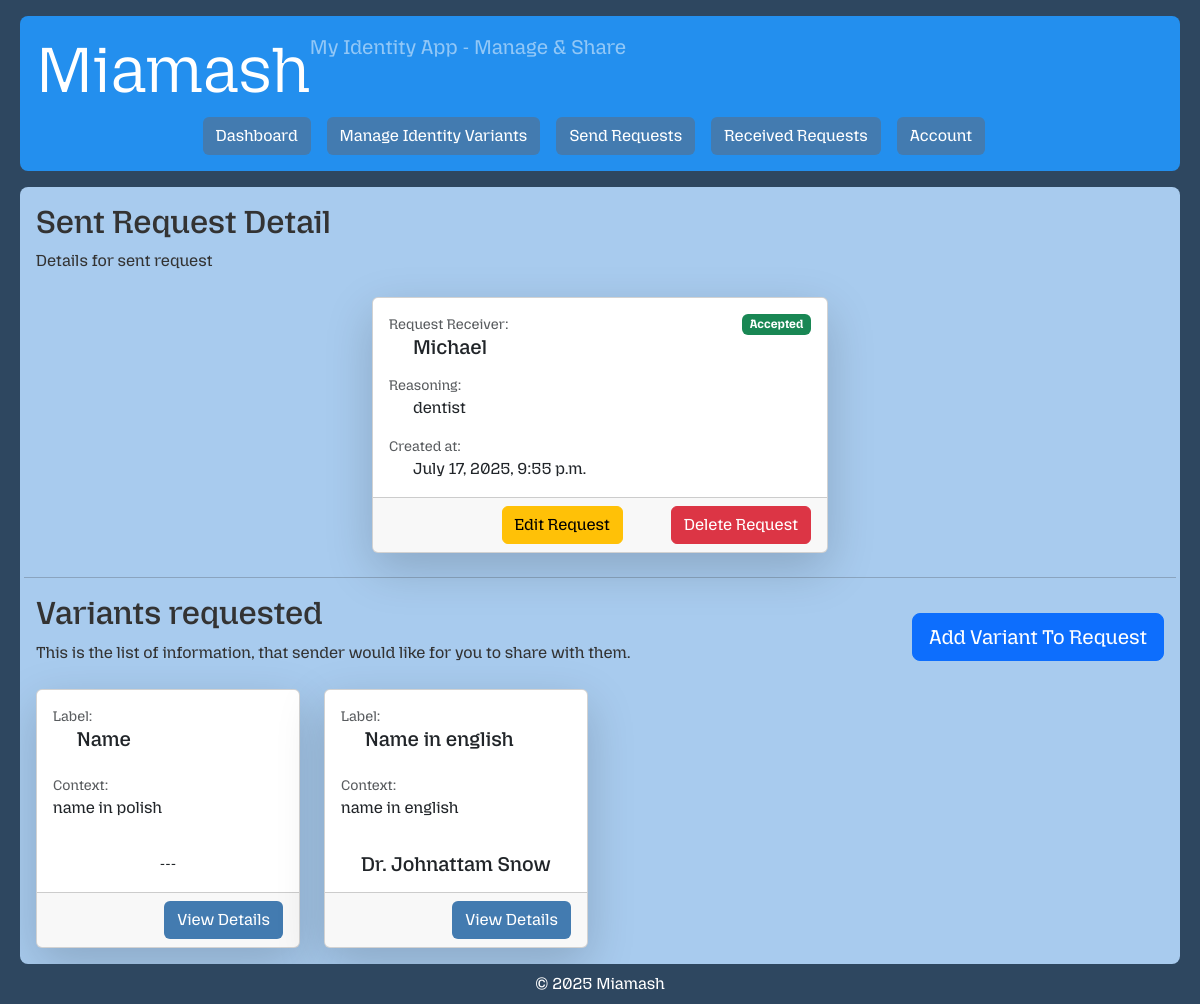
Page /request/send/4/ (signed in) on the committed database.
### core/models.py (models this page shows, shortened)
class Request(models.Model):
    sender = models.ForeignKey(User, on_delete=models.CASCADE, related_name='requests_sent')
    receiver = models.ForeignKey(User, on_delete=models.CASCADE, related_name='requests_received')
    request_reasoning = models.TextField(blank=True)
    created_at = models.DateTimeField(auto_now_add=True)
    class Status(models.TextChoices):
        PENDING = 'pending', 'Pending'
        ACCEPTED = 'accepted', 'Accepted'
        DENIED = 'denied', 'Denied'
    status = models.CharField(max_length=10, choices=Status.choices, default=Status.PENDING)

class RequestIdentityVariant(models.Model):
    request = models.ForeignKey(Request, on_delete=models.CASCADE, related_name='request_identity_variants')
    label = models.CharField(max_length=50)
    context = models.TextField(blank=True)
    profile_link = models.ForeignKey(ProfileIdentityVariant,null=True, blank=True, on_delete=models.SET_NULL)

class ProfileIdentityVariant(models.Model):
    user = models.ForeignKey(User, on_delete=models.CASCADE, related_name='identity_variants')
    label = models.CharField(max_length=50)
    context = models.TextField(blank=True)
    variant = models.CharField(max_length=100)

### web/views.py (the view)
# urls.py: path('request/send/<int:pk>/', RequestSendDetailView.as_view(), name='request-send-detail'),
class RequestSendDetailView(RequestSenderPermissionMixin, DetailView):
    template_name = 'private/request_send_detail.html'
    context_object_name = 'send_request'
    def get_context_data(self, **kwargs):
        context = super().get_context_data(**kwargs)
        requestObject = self.get_object() # Request as model, not django request object
        context['request_identity_variants'] = requestObject.request_identity_variants.all() # type: ignore
        return context

### web/permissions.py (called while the page is built)
    def get_queryset(self):
        return self.model.objects.filter(sender=self.request.user)

### web/templates/private/request_send_detail.html (shortened to what this page needs)
{% extends "private/base.html" %}
{% block content %}
<div class="row align-items-center mb-2">
    <div class="col">
        <h2>Sent Request Detail</h2>
        <p>Details for sent request</p>
    </div>
</div>
<div class="row justify-content-center">
    <div class="col-md-8 col-lg-6 col-xl-5">
        <div class="card shadow-lg m">
            <div class="card-body">
                <div class="d-flex justify-content-between">
                    <div>
                        <p class="text-muted mb-0 small">Request Receiver:</p>
                    </div>
                    {% if send_request.status == "accepted" %}
                    <span class="badge bg-success">Accepted</span>
                    {% endif %}
                </div>
                <h5 class="card-text ps-4">{{ send_request.sender }}</h5>
                <p class="text-muted mb-0 mt-3 small">Reasoning:</p>
                <p class="card-text ps-4">{{ send_request.request_reasoning }}</p>
                <p class="text-muted mb-0 small">Created at:</p>
                <p class="card-text ps-4">{{ send_request.created_at }}</p>
            </div>
            <div class="card-footer d-flex gap-4 justify-content-end">
                <span>
                    <a class="btn btn-warning me-4" href="{% url 'request-send-update' send_request.id %}">Edit Request</a>
                </span>
                <span>
                    <form method="POST" action="{% url 'request-send-delete' send_request.id %}">
                        <button class="btn btn-danger" type="submit" onclick="return confirm('Are you sure you want to delete this request?');">
                            Delete Request
                        </button>
                    </form>
                </span>
            </div>
        </div>
    </div>
</div>
<div class="row align-items-center mb-2 mt-4">
    <hr>
    <div class="col">
        <h2>Variants requested</h2>
        <p>This is the list of information, that sender would like for you to share with them.</p>
    </div>
    <div class="col-auto">
            <a class="btn btn-primary btn-lg" href="{% url 'request-send-request-identity-variant-create' send_request.id %}">Add Variant To Request</a>
        </div>
    </div>
{% if request_identity_variants %}
        <div class="row row-cols-1 row-cols-sm-1 row-cols-md-2 row-cols-lg-3 row-cols-xl-4 row-cols-xxl-5  g-4">
            {% for variant in request_identity_variants %}
                <div class="col">
                    <div class="card h-100 mb-3 shadow-lg">
                        <div class="card-body d-flex flex-column">
                            <p class="text-muted mb-0 small">Label:</p>
                            <h5 class="card-text ps-4 ">{{ variant.label }}</h5>
                            <p class="text-muted mb-0 mt-3 small">Context:</p>
                            <p class="card-text">{{ variant.context }}</p>
                            <div class="flex-grow-1"></div>
                            {% if variant.profile_link %}
                            <h5 class="card-text text-center"> {{variant.profile_link.variant}}</h5>
                            {% else %}
                            <p class="card-text text-center">---</p>
                            {% endif %}
                        </div>
                        <div class="card-footer text-end">
                            <a class="btn btn-blue" href="{% url 'request-send-request-identity-variant-detail' variant.request.id variant.id %}"">View Details</a>
                        </div>
                    </div>
                </div>
            {% endfor %}
        </div>
    {% else %}
        <div class="text-center mt-4">
            <p>Person sending the request hasn't added fields for information they need. They still might add them later.</p>
        </div>
    {% endif %}
{% endblock %}

### web/static/css/private/base.css (style rules this page uses)
body { font-family: 'MozillaHeadline', Arial, sans-serif; color: #333; background-color: rgb(46, 71, 96); height: 100vh; display: flex; flex-direction: column; }
.btn-blue { background-color: #437bb0; color: white; }

### rows in the picture
Request: sender "Michael", request_reasoning "dentist", created_at "July 17, 2025, 9:55 p.m."
RequestIdentityVariant: label "Name", context "name in polish"
RequestIdentityVariant: label "Name in english", context "name in english", profile_link.variant "Dr. Johnattam Snow"
